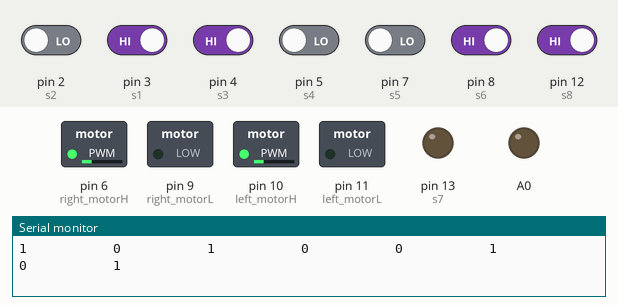
Simulated run of this sketch. Board: Arduino Uno, built with avr-gcc and run on an emulated ATmega328P. On the bench: switched loads named in the sketch (green lamp = pin HIGH), output pins drawn as LEDs (lit = HIGH), the last lines printed to the serial monitor. Dashed ring = blinking. The inputs (shaded band) are chosen by the test bench; at power-on: pin 3 (s1), pin 4 (s3), pin 8 (s6), pin 12 (s8) HIGH, pin 2 (s2), pin 5 (s4), pin 7 (s5) LOW.

Above: at 1.2 s.
1.3 s: pin 12 (s8) driven LOW
At 2.7 s:
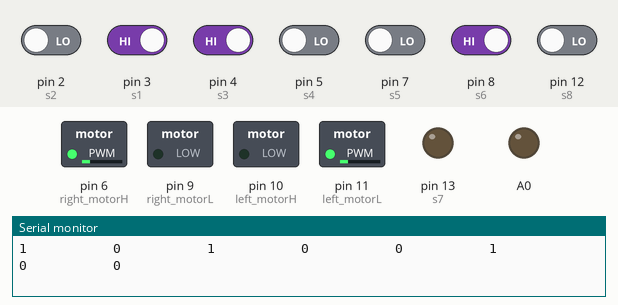
3.1 s: pin 2 (s2) driven HIGH and pin 3 (s1) driven LOW and pin 4 (s3) driven LOW and pin 5 (s4) driven HIGH and pin 7 (s5) driven HIGH
At 4.3 s:
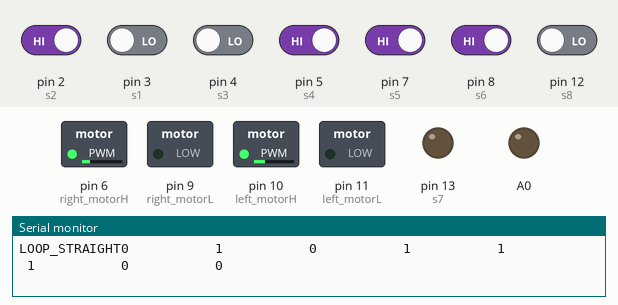
4.6 s: pin 8 (s6) driven LOW
At 5.8 s:
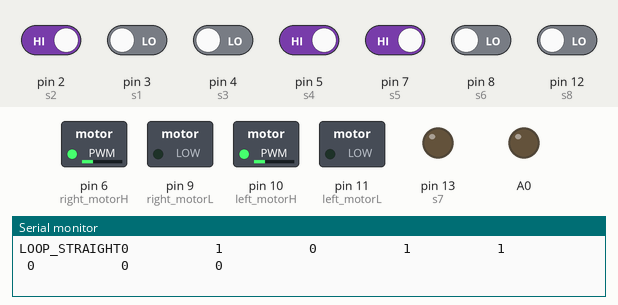
6.1 s: pin 4 (s3) driven HIGH
At 7.1 s:
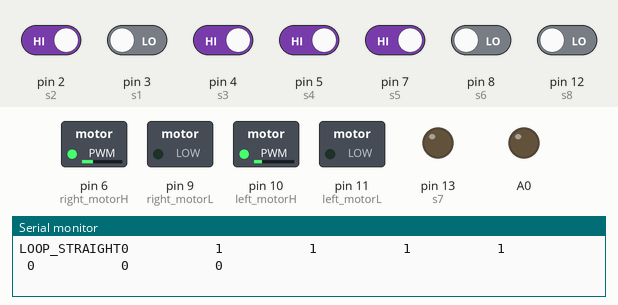
7.6 s: pin 3 (s1) driven HIGH
At 8.27 s:
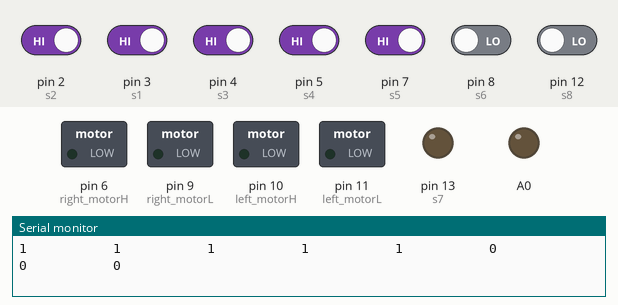
10.6 s: pin 5 (s4) driven LOW
At 11.7 s:
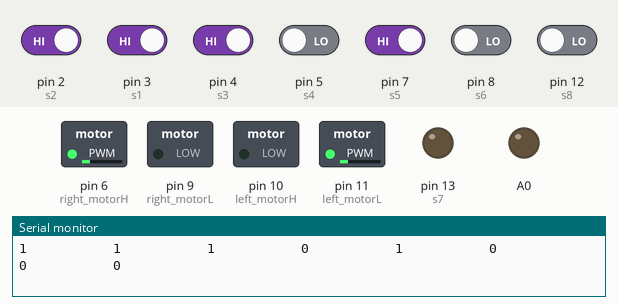
Timing chart, 0 to 13.4 s (numbered marks = the images above; inputs shaded):
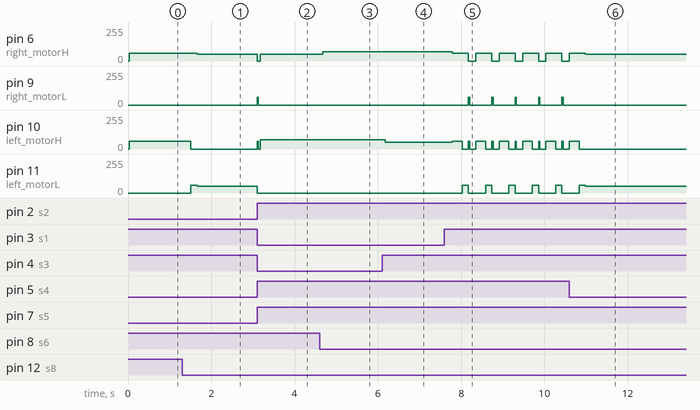

Measured:
- after the input at 1.3 s, pin 6 (right_motorH): 60/255 → 50/255 after 0.36 s; pin 10 (left_motorH): 60/255 → 0/255 after 0.21 s; pin 11 (left_motorL): 0/255 → 60/255 after 0.21 s, → 50/255 0.15 s later
- after the input at 3.1 s, pin 6 (right_motorH): 50/255 → 0/255 at once, → 50/255 0.07 s later; pin 9 (right_motorL): 0/255 → 60/255 at once, → 0/255 0.03 s later; pin 10 (left_motorH): 0/255 → 70/255 at once; pin 11 (left_motorL): 50/255 → 0/255 at once
- after the input at 4.6 s, pin 6 (right_motorH): 50/255 → 70/255 after 0.08 s
- after the input at 6.1 s, pin 10 (left_motorH): 70/255 → 50/255 after 0.08 s
- after the input at 7.6 s, pin 6 (right_motorH): alternates 60/255 for 0.38 s and 0/255 for 0.18 s, starting after 0.19 s; pin 9 (right_motorL): alternates 60/255 for 0.03 s and 0/255 for 0.53 s, starting after 0.58 s
- after the input at 10.6 s, pin 9 (right_motorL): stops changing and stays 0/255; pin 10 (left_motorH): goes on until 10.8 s, then stays 0/255

The sketch:

line_follower_final_code.ino
```cpp
/**
 * Author:  RAHUL
 * Access:  RAHUL and team
 */

/**COMMENTS ONLY
 * readSensors(); before every condition check
 * straight done
 * stop
 * u-turn
 * cross left
 * -| left
 * T-left
 * |- right
 *
 *
 */
int leapTime = 120;
//IR pins
int s1=3;     //Left far
int s2=2;     // left near
int s3=4;     // left align
int s4=5;     // left center
int s5=7;     //right center
int s6=8;     //right align
int s7=13;    //right near
int s8=12;      //right far

//motor pins
#define left_motorH  10       //left motor a+...H= +ve pin
#define left_motorL  11       //left motor a-.....L= -ve pin

#define right_motorH 6      //right motor b+....H= +ve pin
#define right_motorL 9      // right motor b-....L= -ve pin

//  SPEED CONTROL
#define fwd_spdL 60           //forward speed defination left
#define fwd_spdR fwd_spdL-6   //fwd speed defination right
#define turn_spd 60           //turn speed defination
#define gnd 0                 // Ground
#define step_ahead 70         //step ahead motor

//line code
#define w 1   //white=1
#define b 0   //black=0
#define d 300   //delay
#define ta 200  //turn around delay

//sensor value storage variable..
int ir1;
int ir2;
int ir3;
int ir4;
int ir5;
int ir6;
int ir7;
int ir8;
void readSensors();
void oneInchLoop();
void stopBot();
void turnBack();
void setup() {
  //IR sensor pin mode
  pinMode(s1,INPUT);
  pinMode(s2,INPUT);
  pinMode(s3,INPUT);
  pinMode(s4,INPUT);
  pinMode(s5,INPUT);
  pinMode(s6,INPUT);
  pinMode(s7,INPUT);
  pinMode(s8,INPUT);
  pinMode(13,OUTPUT);
  // MOTOR output setup
  pinMode(left_motorH,OUTPUT);
  pinMode(left_motorL,OUTPUT);
  pinMode(right_motorH,OUTPUT);
  pinMode(right_motorL,OUTPUT);
Serial.begin(9600);
}

void loop() {

  readSensors();
straight();

 if ((ir4==w || ir5==w) && ir1==b && ir8==b){
    straight();
    Serial.print("LOOP_STRAIGHT");
  }
  else {
    leftHandRule();
  }


}

void straight(){
if(digitalRead(s3)==b && digitalRead(s4)==w && digitalRead(s5)==w && digitalRead(s6)==b ){
   // Serial.print("STRAIGHT-------222222222");
    analogWrite(left_motorH,70);
    analogWrite(left_motorL,0);
    analogWrite(right_motorH,70);
    analogWrite(right_motorL,0);
  //delay(2);
  }
else if(digitalRead(s3)==b && digitalRead(s4)==b && digitalRead(s5)==w && digitalRead(s6)==b ){
   // Serial.print("STRAIGHT-------222222222");
    analogWrite(left_motorH,70);
    analogWrite(left_motorL,0);
    analogWrite(right_motorH,50);
    analogWrite(right_motorL,0);
  //delay(1);
  }

else if(digitalRead(s3)==b && digitalRead(s4)==b || digitalRead(s5)==w && digitalRead(s6)==w ){
   // Serial.print("STRAIGHT-------222222222");
    analogWrite(left_motorH,70);
    analogWrite(left_motorL,0);
    analogWrite(right_motorH,50);
    analogWrite(right_motorL,0);
  //delay(1);
  }
else if(digitalRead(s3)==b && digitalRead(s4)==w && digitalRead(s5)==b && digitalRead(s6)==b ){
   // Serial.print("STRAIGHT-------222222222");
    analogWrite(left_motorH,50);
    analogWrite(left_motorL,0);
    analogWrite(right_motorH,70);
    analogWrite(right_motorL,0);
 // delay(1);
  }
else if(digitalRead(s3)==w && digitalRead(s4)==w || digitalRead(s5)==b && digitalRead(s6)==b ){
   // Serial.print("STRAIGHT-------222222222");
    analogWrite(left_motorH,50);
    analogWrite(left_motorL,0);
    analogWrite(right_motorH,70);
    analogWrite(right_motorL,0);
  //delay(1);
  }


}


void leftHandRule(){
if((ir1==w ) && (ir8==w )){
       oneInchLoop();
       delay(200);
       readSensors();
       if(ir1==w || ir8==w)
          stopBot();
       else
       if(digitalRead(s1)==b && digitalRead(s4)==w || digitalRead(s5)==w && digitalRead(s8)==b){
          turnLeft();}
   }

  if((ir1==w )){
       oneInchLoop();
       delay(200);
       readSensors();
       if(ir1==w && ir8==w)
          stopBot();
       else
          turnLeft();
   }
  if((ir8==w )){
       oneInchLoop();
       delay(50);
       readSensors();

       if(ir1==w){
          delay(leapTime-30);
          readSensors();
          if((ir1==w ) && (ir8==w ))
          stopBot();
          else
          turnLeft();
        return;
       }

   delay(leapTime+30);
  readSensors();
    if((ir1==b && ir8==b))
      {
      turnRight();
      return;
    }

    straight();
    }
    readSensors();
    if((ir1==b  && ir3==b && ir4==b && ir5== b && ir6==b && ir8==b)){
       turnBack();
    }
    /*readSensors();
    if(ir1==w && ir3==w && ir4==w && ir5==w && ir6==w && ir8==w){
        oneInchLoop();
        delay(100);
        readSensors();
        if(ir1==w && ir3==w && ir4==w && ir5==w && ir6==w && ir8==w){
          stopBot();
        }
      }*/
  }


void turnLeft(){
 //digitalWrite(13,HIGH);
  analogWrite(left_motorH,0);
  analogWrite(left_motorL,60);
  analogWrite(right_motorH,60);
  analogWrite(right_motorL,0);
  delay(150);
  while( digitalRead(s4) == b || digitalRead(s5) == b ){
     analogWrite(left_motorH,gnd);
  analogWrite(left_motorL,50);
  analogWrite(right_motorH,50);
  analogWrite(right_motorL,gnd);

  }
     analogWrite(left_motorH,60);
  analogWrite(left_motorL,0);
  analogWrite(right_motorH,0);
  analogWrite(right_motorL,60);
 delay(30);
     analogWrite(left_motorH,0);
  analogWrite(left_motorL,0);
  analogWrite(right_motorH,0);
  analogWrite(right_motorL,0);
 delay(10);

// digitalWrite(13,LOW);
 return;
}

void turnRight(){
 digitalWrite(13,HIGH);
  analogWrite(left_motorH,60);
  analogWrite(left_motorL,0);
  analogWrite(right_motorH,0);
  analogWrite(right_motorL,60);
  delay(150);
  while( digitalRead(s4) == b || digitalRead(s5) == b ){
     analogWrite(left_motorH,60);
  analogWrite(left_motorL,0);
  analogWrite(right_motorH,0);
  analogWrite(right_motorL,60);

  }
    analogWrite(left_motorH,60);
  analogWrite(left_motorL,0);
  analogWrite(right_motorH,0);
  analogWrite(right_motorL,60);
 delay(50);
     analogWrite(left_motorH,0);
  analogWrite(left_motorL,0);
  analogWrite(right_motorH,0);
  analogWrite(right_motorL,0);
 delay(10);


 digitalWrite(13,LOW);

  }


/*void turnBack(){
 digitalWrite(13,HIGH);
  analogWrite(left_motorH,60);
  analogWrite(left_motorL,0);
  analogWrite(right_motorH,0);
  analogWrite(right_motorL,60);
  delay(150);
  while( digitalRead(s4) == b || digitalRead(s5) == b ){
     analogWrite(left_motorH,60);
  analogWrite(left_motorL,0);
  analogWrite(right_motorH,0);
  analogWrite(right_motorL,60);

  }*/


void turnBack(){
 //digitalWrite(13,HIGH);
  analogWrite(left_motorH,0);
  analogWrite(left_motorL,60);
  analogWrite(right_motorH,60);
  analogWrite(right_motorL,0);
  delay(150);
  while( digitalRead(s4) == b || digitalRead(s5) == b ){
     analogWrite(left_motorH,gnd);
  analogWrite(left_motorL,50);
  analogWrite(right_motorH,50);
  analogWrite(right_motorL,gnd);

  }
     analogWrite(left_motorH,60);
  analogWrite(left_motorL,0);
  analogWrite(right_motorH,0);
  analogWrite(right_motorL,60);
 delay(30);
     analogWrite(left_motorH,0);
  analogWrite(left_motorL,0);
  analogWrite(right_motorH,0);
  analogWrite(right_motorL,0);
 delay(10);

 //digitalWrite(13,LOW);
 return;
  }
void stopBot(){
  delay(400);
  while(digitalRead(s1)==w && digitalRead(s3)==w && digitalRead(s4)==w && digitalRead(s5)==w && digitalRead(s6)==w && digitalRead(s8)==w){
  analogWrite(left_motorH,gnd);
  analogWrite(left_motorL,gnd);
  analogWrite(right_motorH,gnd);
  analogWrite(right_motorL,gnd);
  analogWrite(A0,153);
  analogWrite(A5,0);
  }
  analogWrite(A0,0);
}

void stopPulse(){
  analogWrite(left_motorH,gnd);
  analogWrite(left_motorL,gnd);
  analogWrite(right_motorH,gnd);
  analogWrite(right_motorL,gnd);
  delay(800);
}

void oneInchLoop(){
  analogWrite(left_motorH,60);
  analogWrite(left_motorL,0);
  analogWrite(right_motorH,60);
  analogWrite(right_motorL,0);

}
void readSensors(){

  ir1 = digitalRead(s1);
  ir2 = digitalRead(s2);
  ir3 = digitalRead(s3);
  ir4 = digitalRead(s4);
  ir5 = digitalRead(s5);
  ir6 = digitalRead(s6);
  ir7 = digitalRead(s7);
  ir8 = digitalRead(s8);
  Serial.print(ir1);
  Serial.print("           ");
  Serial.print(ir2);
  Serial.print("           ");
  Serial.print(ir3);
  Serial.print("           ");
  Serial.print(ir4);
  Serial.print("           ");
  Serial.print(ir5);
  Serial.print("           ");
  Serial.print(ir6);
  Serial.print("           ");
  Serial.print(ir7);
  Serial.print("           ");
  Serial.print(ir8);
  Serial.println("           ");

}
```
